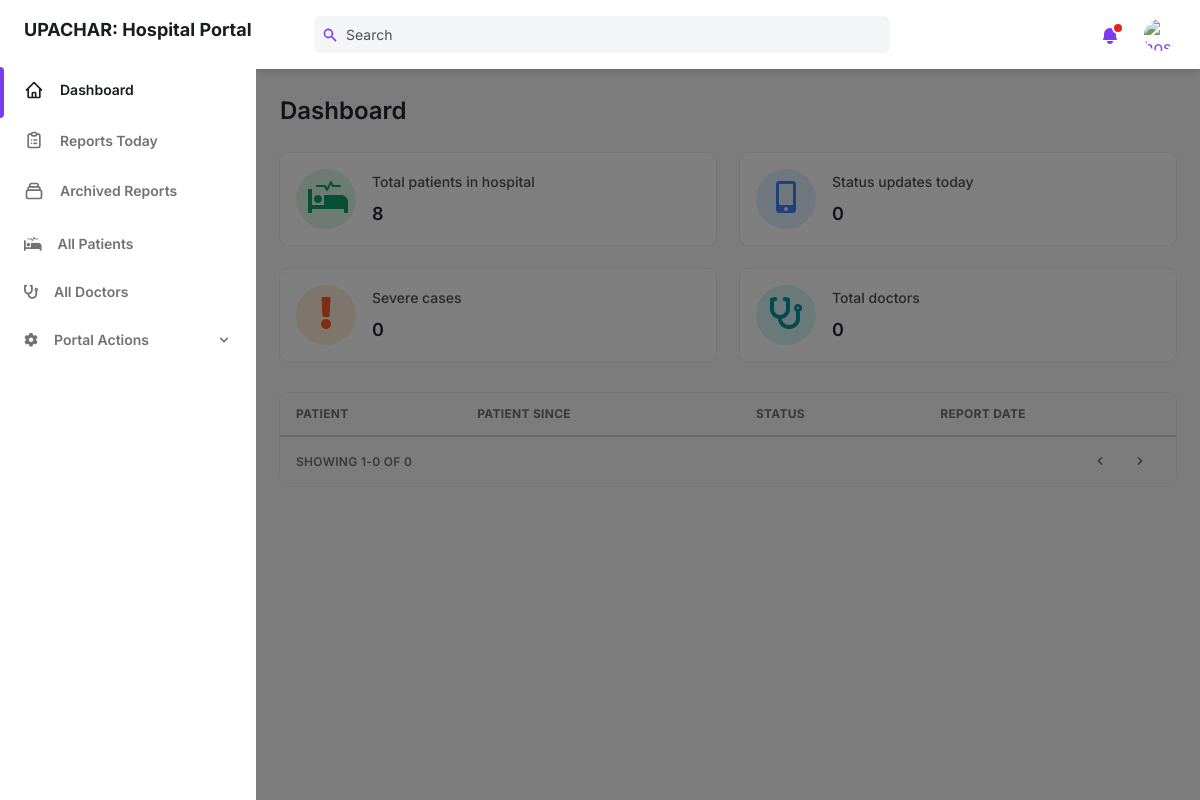
The app's page /portal/, older data.
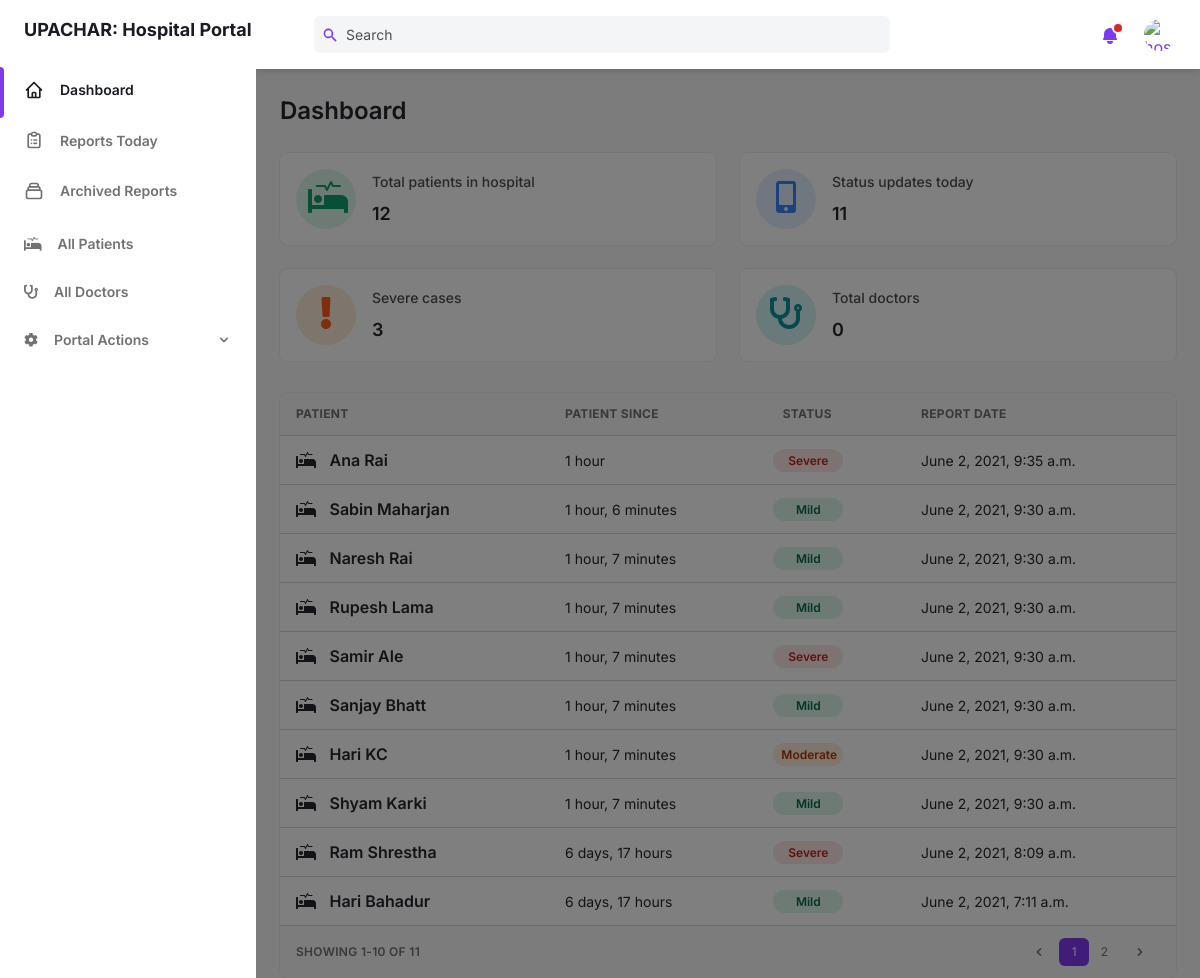
The same page, newer data.
### questions/models.py (models this page shows, shortened)
class Submission(models.Model):
    user = models.ForeignKey(User, on_delete=models.CASCADE)
    data = models.JSONField()
    date_added = models.DateTimeField(auto_now_add=True)

### users/models.py (models this page shows, shortened)
class Profile(models.Model):
    user = models.OneToOneField(User, on_delete=models.CASCADE)
    name = models.CharField(max_length=32, null=True, blank=True)
    phone_no = models.CharField(max_length=10, null=True, blank=True)
    hospital_name = models.CharField(max_length=32, null=True, blank=True)
    hospital_ward_name = models.CharField(max_length=32, null=True, blank=True)
    address = models.CharField(max_length=32, null=True, blank=True)
    province = models.IntegerField(choices=PROVINCES, null=True, blank=True)
    occupation = models.CharField(max_length=34, null=True, blank=True)
    sex = models.CharField(choices=SEX, max_length=1, null=True, blank=True)
    age = models.PositiveIntegerField(null=True, blank=True)
    day_of_pcr_positive = models.PositiveIntegerField(null=True, blank=True)
    PCR_CT_value = models.DecimalField(decimal_places=5, max_digits=10, null=True, blank=True)
    vaccination_status = models.CharField(max_length=1, choices=YES_NO, null=True, blank=True)
    prevalent_conditions = models.JSONField(null=True, blank=True)
    stage_of_patient = models.CharField(max_length=8, choices=STAGES, null=True, blank=True)
    comorbidity_problems = models.JSONField(null=True, blank=True)
    smoking_status = models.CharField(max_length=10, choices=SMOKER_STATUS, null=True, blank=True)
    user_type = models.CharField(max_length=8, choices=USER_TYPES, default='patient')
    assigned_patients = models.JSONField(null=True, blank=True)

### portal/views.py (the view)
# urls.py: path('', index_view, name='index'),
def index_view(request):
    counts = {
        'patients': Profile.objects.filter(user_type='patient').count(),
        'status_updates': Submission.objects.filter(date_added__startswith=date.today()).count(),
        'doctors': Profile.objects.filter(user_type='doctor').count(),
        'severe': len([elem for elem in Submission.objects.filter(date_added__startswith=date.today()) if elem.data['How is your condition (Mild/ Moderate/ Severe) in your understanding'].lower() == 'severe'])
    }
    SUB_DISPLAY = 10
    sub_start = int(request.GET.get('start')) if 'start' in request.GET else 0
    sub_end = int(request.GET.get('end')) if 'end' in request.GET else SUB_DISPLAY
    sub_total = Submission.objects.all().count()
    sub_pages = math.ceil(sub_total / SUB_DISPLAY)
    current_page = math.ceil(sub_end / SUB_DISPLAY)
    submissions = Submission.objects.order_by('-date_added')[sub_start:sub_end]
    context = {
        'counts': counts,
        'submissions': submissions,
        'sub_start': sub_start + 1,
        'sub_end': sub_end if sub_end < sub_total else sub_total,
        'sub_pages': sub_pages,
        'sub_total': sub_total,
        'sub_range': range(1, sub_pages + 1),
        'current_page': current_page
    }
    return render(request, 'portal/index.html', context)

### portal/templates/portal/index.html (shortened to what this page needs)
{% extends 'portal/base.html' %}
{% load static %}
{% load custom_tags %}
{% block content %}
<main class="h-full overflow-y-auto">
    <div class="container px-6 mx-auto grid">
        <h2 class="my-6 text-2xl font-semibold text-gray-700 dark:text-gray-200">
            Dashboard
        </h2>
        <div class="grid gap-6 mb-8 md:grid-cols-2 xl:grid-cols-4">
            <div class="flex items-center p-4 bg-white rounded-lg shadow-xs dark:bg-gray-800">
                <div class="p-3 mr-4 text-green-500 bg-green-100 rounded-full dark:text-green-100 dark:bg-green-500"
                    style="border-radius: 50%!important; width: 60px; height: 60px; text-align: center;">
                    <i class="fas fa-procedures fa-2x"></i>
                </div>
                <div>
                    <p class="mb-2 text-sm font-medium text-gray-600 dark:text-gray-400">
                        Total patients in hospital
                    </p>
                    <p class="text-lg font-semibold text-gray-700 dark:text-gray-200">
                        {{ counts.patients }}
                    </p>
                </div>
            </div>
            <div class="flex items-center p-4 bg-white rounded-lg shadow-xs dark:bg-gray-800">
                <div class="p-3 mr-4 text-blue-500 bg-blue-100 rounded-full dark:text-blue-100 dark:bg-blue-500"
                    style="border-radius: 50%!important; width: 60px; height: 60px; text-align: center;">
                    <i class="fas fa-mobile-alt fa-2x"></i>
                </div>
                <div>
                    <p class="mb-2 text-sm font-medium text-gray-600 dark:text-gray-400">
                        Status updates today
                    </p>
                    <p class="text-lg font-semibold text-gray-700 dark:text-gray-200">
                        {{ counts.status_updates }}
                    </p>
                </div>
            </div>
            <div class="flex items-center p-4 bg-white rounded-lg shadow-xs dark:bg-gray-800">
                <div class="p-3 mr-4 text-orange-500 bg-orange-100 rounded-full dark:text-orange-100 dark:bg-orange-500"
                    style="border-radius: 50%!important; width: 60px; height: 60px; text-align: center;">
                    <i class="fas fa-exclamation fa-2x"></i>
                </div>
                <div>
                    <p class="mb-2 text-sm font-medium text-gray-600 dark:text-gray-400">
                        Severe cases
                    </p>
                    <p class="text-lg font-semibold text-gray-700 dark:text-gray-200">
                        {{ counts.severe }}
                    </p>
                </div>
            </div>
            <div class="flex items-center p-4 bg-white rounded-lg shadow-xs dark:bg-gray-800">
                <div class="p-3 mr-4 text-teal-500 bg-teal-100 rounded-full dark:text-teal-100 dark:bg-teal-500"
                    style="border-radius: 50%!important; width: 60px; height: 60px; text-align: center;">
                    <i class="fas fa-stethoscope fa-2x"></i>
                </div>
                <div>
                    <p class="mb-2 text-sm font-medium text-gray-600 dark:text-gray-400">
                        Total doctors
                    </p>
                    <p class="text-lg font-semibold text-gray-700 dark:text-gray-200">
                        {{ counts.doctors }}
                    </p>
                </div>
            </div>
        </div>
        <div class="w-full overflow-hidden rounded-lg shadow-xs">
            <div class="w-full overflow-x-auto">
                <table class="w-full whitespace-no-wrap">
                    <thead>
                        <tr
                            class="text-xs font-semibold tracking-wide text-left text-gray-500 uppercase border-b dark:border-gray-700 bg-gray-50 dark:text-gray-400 dark:bg-gray-800">
                            <th class="px-4 py-3">Patient</th>
                            <th class="px-4 py-3">Patient Since</th>
                            <th class="px-4 py-3">&nbsp;&nbsp;&nbsp;Status</th>
                            <th class="px-4 py-3">Report Date</th>
                        </tr>
                    </thead>
                    <tbody class="bg-white divide-y dark:divide-gray-700 dark:bg-gray-800">
                        {% for submission in submissions %}
                        <tr class="text-gray-700 dark:text-gray-400">
                            <td class="px-4 py-3">
                                <span>
                                    <i class="fas fa-procedures"></i>
                                    <span class="font-semibold">
                                        {{ submission.user.profile.name }}
                                    </span>
                                </span>
                            </td>
                            <td class="px-4 py-3 text-sm">
                                {{ submission.user.date_joined|timesince }}
                            </td>
                            <td class="px-4 py-3 text-xs">
                                {% with condition="How is your condition (Mild/ Moderate/ Severe) in your understanding" %}
                                {% if submission.data|get:condition|lower == "mild" %}
                                <span
                                    class="px-2 py-1 font-semibold leading-tight text-green-700 bg-green-100 rounded-full dark:bg-green-700 dark:text-green-100"
                                    style="display: inline-block; width: 70px; text-align: center;">
                                    Mild
                                </span>
                                {% elif submission.data|get:condition|lower == "moderate" %}
                                <span
                                    class="px-2 py-1 font-semibold leading-tight text-orange-700 bg-orange-100 rounded-full dark:text-white dark:bg-orange-600"
                                    style="display: inline-block; width: 70px; text-align: center;">
                                    Moderate
                                </span>
                                {% elif submission.data|get:condition|lower == "severe" %}
                                <span
                                    class="px-2 py-1 font-semibold leading-tight text-red-700 bg-red-100 rounded-full dark:text-red-100 dark:bg-red-700"
                                    style="display: inline-block; width: 70px; text-align: center;">
                                    Severe
                                </span>
                                {% endif %}
                                {% endwith %}
                            </td>
                            <td class="px-4 py-3 text-sm">
                                {{ submission.date_added }}
                            </td>
                        </tr>
                        {% endfor %}
                    </tbody>
                </table>
            </div>
            <div
                class="grid px-4 py-3 text-xs font-semibold tracking-wide text-gray-500 uppercase border-t dark:border-gray-700 bg-gray-50 sm:grid-cols-9 dark:text-gray-400 dark:bg-gray-800">
                <span class="flex items-center col-span-3">
                    Showing {{ sub_start }}-{{ sub_end }} of {{ sub_total }}
                </span>
                <span class="col-span-2"></span>
                <span class="flex col-span-4 mt-2 sm:mt-auto sm:justify-end">
                    <nav aria-label="Table navigation">
                        <ul class="inline-flex items-center">
                            <li>
                                <button
                                    class="px-3 py-1 rounded-md rounded-l-lg focus:outline-none focus:shadow-outline-purple"
                                    aria-label="Previous">
                                    <svg aria-hidden="true" class="w-4 h-4 fill-current" viewBox="0 0 20 20">
                                        <path
                                            d="M12.707 5.293a1 1 0 010 1.414L9.414 10l3.293 3.293a1 1 0 01-1.414 1.414l-4-4a1 1 0 010-1.414l4-4a1 1 0 011.414 0z"
                                            clip-rule="evenodd" fill-rule="evenodd"></path>
                                    </svg>
                                </button>
                            </li>
                            {% for count in sub_range %}
                            <li>
                                {% if count == current_page %}
                                <button
                                    class="px-3 py-1 text-white transition-colors duration-150 bg-purple-600 border border-r-0 border-purple-600 rounded-md focus:outline-none focus:shadow-outline-purple">
                                    1
                                </button>
                                {% else %}
                                <button class="px-3 py-1 rounded-md focus:outline-none focus:shadow-outline-purple">
                                    {{ count }}
                                </button>
                                {% endif %}
                            </li>
                            {% endfor %}
                            <li>
                                <button
                                    class="px-3 py-1 rounded-md rounded-r-lg focus:outline-none focus:shadow-outline-purple"
                                    aria-label="Next">
                                    <svg class="w-4 h-4 fill-current" aria-hidden="true" viewBox="0 0 20 20">
                                        <path
                                            d="M7.293 14.707a1 1 0 010-1.414L10.586 10 7.293 6.707a1 1 0 011.414-1.414l4 4a1 1 0 010 1.414l-4 4a1 1 0 01-1.414 0z"
                                            clip-rule="evenodd" fill-rule="evenodd"></path>
                                    </svg>
                                </button>
                            </li>
                        </ul>
                    </nav>
                </span>
            </div>
        </div>
    </div>
</main>
{% endblock %}

Row changes from the older to the newer data that the page shows:
added Submission: user.profile.name "Ana Rai", user.date_joined "1 hour", shows "Severe", date_added "June 2, 2021, 9:35 a.m."
added Submission: user.profile.name "Sabin Maharjan", user.date_joined "1 hour, 6 minutes", shows "Mild", date_added "June 2, 2021, 9:30 a.m."
added Submission: user.profile.name "Naresh Rai", user.date_joined "1 hour, 7 minutes", shows "Mild", date_added "June 2, 2021, 9:30 a.m."
added Submission: user.profile.name "Rupesh Lama", user.date_joined "1 hour, 7 minutes", shows "Mild", date_added "June 2, 2021, 9:30 a.m."
added Submission: user.profile.name "Samir Ale", user.date_joined "1 hour, 7 minutes", shows "Severe", date_added "June 2, 2021, 9:30 a.m."
added Submission: user.profile.name "Sanjay Bhatt", user.date_joined "1 hour, 7 minutes", shows "Mild", date_added "June 2, 2021, 9:30 a.m."
added Submission: user.profile.name "Hari KC", user.date_joined "1 hour, 7 minutes", shows "Moderate", date_added "June 2, 2021, 9:30 a.m."
added Submission: user.profile.name "Shyam Karki", user.date_joined "1 hour, 7 minutes", shows "Mild", date_added "June 2, 2021, 9:30 a.m."
added Submission: user.profile.name "Ram Shrestha", user.date_joined "6 days, 17 hours", shows "Severe", date_added "June 2, 2021, 8:09 a.m."
added Submission: user.profile.name "Hari Bahadur", user.date_joined "6 days, 17 hours", shows "Mild", date_added "June 2, 2021, 7:11 a.m."
Text that changed along with them:
{{ counts.patients }}: "8" → "12"
{{ counts.status_updates }}: "0" → "11"
{{ counts.severe }}: "0" → "3"
{{ sub_end }}: "0" → "10"
{{ sub_total }}: "0" → "11"
new list line: "1"
new list line: "2"
